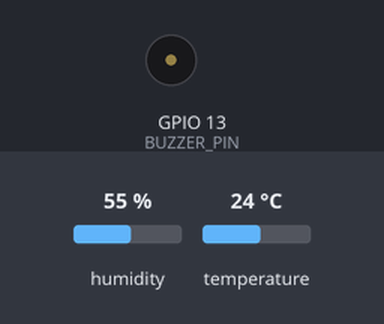
This sketch was run on a simulated ESP32. Shown: buzzer (waves = sounding). The test bench sets the inputs (shaded band); at power-on: humidity 55 %, temperature 24 °C. WiFi joins after 1.5 s; servers stay silent unless stated; random numbers use the default seed unless the sketch sets one; no MQTT or app messages arrive unless stated; what the sketch prints to the serial monitor is not drawn.

Above: at 2.7 s.
2.8 s: humidity set to 69 %
6.6 s: humidity set to 72 %
At 7.68 s:
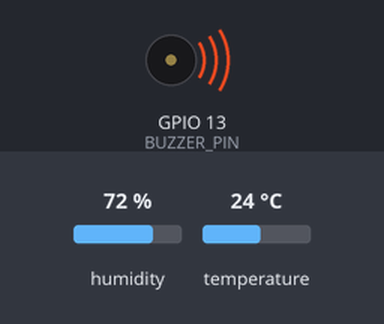
Timing chart, 0 to 20.2 s (numbered marks = the images above; inputs shaded):
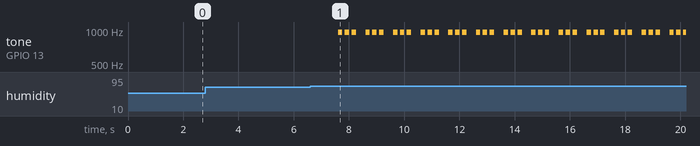

The sketch:

sketch.ino
```cpp
// IoT sensor node with alarm: ESP32 + DHT22 + buzzer, publishing to MQTT (Wokwi)
// Libraries (Wokwi Library Manager / libraries.txt): "PubSubClient" and "DHT sensor library"
// Wiring: DHT22 SDA -> D15 | Buzzer positive (pin 2) -> D13 | Buzzer negative (pin 1) -> GND

#include <WiFi.h>
#include <PubSubClient.h>
#include "DHT.h"

// ---- Sensor ----
#define DHTPIN 15
#define DHTTYPE DHT22
DHT dht(DHTPIN, DHTTYPE);

// ---- Buzzer ----
const int BUZZER_PIN = 13;

// ---- Alarm limits (change these to test) ----
const float TEMP_LIMIT = 35.0;  // degrees C: alarm above this
const float HUM_LIMIT  = 70.0;  // percent: alarm above this

// ---- Network (Wokwi provides a simulated WiFi called Wokwi-GUEST) ----
const char* WIFI_SSID = "Wokwi-GUEST";
const char* WIFI_PASS = "";

// ---- MQTT (public test broker: anyone can read your topic, so send no private data) ----
const char* MQTT_SERVER = "broker.hivemq.com";
const int   MQTT_PORT   = 1883;
const char* MQTT_TOPIC  = "iot-DHT-4827/sensor";  // change to your own unique name if you like

WiFiClient espClient;
PubSubClient mqtt(espClient);
unsigned long lastPublish = 0;
const unsigned long PUBLISH_EVERY_MS = 1000;

// Make a beep by switching the buzzer pin on and off about 1000 times a second
void beep(unsigned long durationMs) {
  unsigned long start = millis();
  while (millis() - start < durationMs) {
    digitalWrite(BUZZER_PIN, HIGH);
    delayMicroseconds(500);
    digitalWrite(BUZZER_PIN, LOW);
    delayMicroseconds(500);
  }
}

void alarmBeeps() {
  for (int i = 0; i < 3; i++) {
    beep(150);
    delay(100);
  }
}

void connectWiFi() {
  Serial.print("Connecting to WiFi");
  WiFi.begin(WIFI_SSID, WIFI_PASS);
  while (WiFi.status() != WL_CONNECTED) {
    delay(500);
    Serial.print(".");
  }
  Serial.println(" connected");
}

void connectMQTT() {
  while (!mqtt.connected()) {
    Serial.print("Connecting to MQTT... ");
    String clientId = "esp32-" + String(random(0xFFFF), HEX);
    if (mqtt.connect(clientId.c_str())) {
      Serial.println("connected");
    } else {
      Serial.print("failed, rc=");
      Serial.println(mqtt.state());
      delay(2000);
    }
  }
}

void setup() {
  Serial.begin(115200);
  pinMode(BUZZER_PIN, OUTPUT);
  digitalWrite(BUZZER_PIN, LOW);
  dht.begin();
  connectWiFi();
  mqtt.setServer(MQTT_SERVER, MQTT_PORT);
}

void loop() {
  if (!mqtt.connected()) connectMQTT();
  mqtt.loop();

  if (millis() - lastPublish >= PUBLISH_EVERY_MS) {
    lastPublish = millis();

    float temperature = dht.readTemperature();
    float humidity = dht.readHumidity();

    if (isnan(temperature) || isnan(humidity)) {
      Serial.println("Sensor read failed");
      return;
    }

    bool tempHigh = temperature > TEMP_LIMIT;
    bool humHigh  = humidity > HUM_LIMIT;
    bool alarm = tempHigh || humHigh;

    char payload[80];
    snprintf(payload, sizeof(payload),
             "{\"temp\":%.1f,\"hum\":%.1f,\"alarm\":%d}",
             temperature, humidity, alarm ? 1 : 0);

    mqtt.publish(MQTT_TOPIC, payload);
    Serial.print("Published: ");
    Serial.println(payload);

    if (alarm) {
      if (tempHigh) Serial.println("ALARM: temperature too high");
      if (humHigh)  Serial.println("ALARM: humidity too high");
      alarmBeeps();
    }
  }
}
```

Measured:
- the behaviour switches between 70 and 71 % on humidity (found by bisection; images 0 and 1)
- after the input at 2.8 s, every drawn part: stays the same
- after the input at 6.6 s, tone on GPIO 13 (BUZZER_PIN): silent → 954 Hz after 1.0 s, then repeats every 0.99 s: 2 × (silent 0.09 s, 954 Hz 0.16 s), silent 0.33 s, 954 Hz 0.16 s
